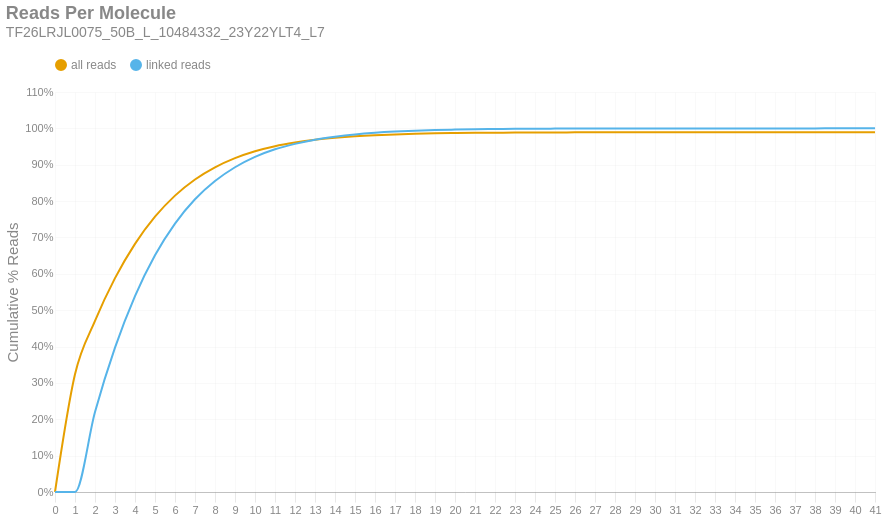

Notebook code cell kept with this figure:
### Markdown cell above
### Reads per Molecule
This chart shows the cumulative distribution of the number of reads per linked molecule. That is, how many alignments are associated with a unique molecule. This excludes the number of reads associated with invalid or absent linked-read barcodes. The `linked` histogram is the percentages recalculated when disregarding singletons.

### Code cell
if SKIPLR:
    print_html(f"Skipped")
else:
    counts = np.bincount(valids['reads'].cast(pl.Int64).to_numpy())
    weighted = counts * np.arange(len(counts))
    all_perc = weighted / n_reads
    linked_perc = weighted / n_linked_reads
    linked_perc[1] = 0
    binned_df = pl.DataFrame({
        'readsper': list(range(len(counts))),
        'all reads (cumsum)': np.cumsum(all_perc).tolist(),
        'linked reads (cumsum)': np.cumsum(linked_perc).tolist(),
    })

    with SafeRender(binned_df):
        (
            density_plot(binned_df, 'Reads Per Molecule', samplename, 'readspmol')
            .encode(
                x=alt.X('readsper:O', title=None).axis(labelAngle=0).scale(padding=0),
                y=alt.Y('value:Q', title='Cumulative % Reads').axis(format='%').stack(False),
                color=alt.Color("key:N").scale(domain=["all reads", "linked reads"]),
                tooltip=[
                    alt.Tooltip("key:N", title="Data Type"),
                    alt.Tooltip("readsper:O", title="Reads Per Molecule"),
                    alt.Tooltip("value:Q", format=".2%", title="% Reads (Cum.)")
                ]            
            )
        ).display()

### Figure 1 — Vega-Lite specification as saved in the notebook (floating-point values rounded to 4 significant figures)
{"width": "container", "height": 400, "config": {"title": {"anchor": "start", "dy": -15, "fontSize": 18, "color": "#888888", "subtitleColor": "#888888", "subtitleFontSize": 14}, "arc": {"fill": "#0072B2"}, "axis": {"domainColor": "#888888", "domainWidth": 0.5, "gridWidth": 0.2, "grid": false, "titleFontWeight": 400, "titleFontSize": 15, "labelFontSize": 11, "labelColor": "#888888", "tickColor": "#888888", "tickWidth": 0.2, "titleColor": "#888888"}, "axisBand": {"grid": false}, "axisX": {"grid": true, "tickSize": 10, "domainCap": "round"}, "axisY": {"domain": false, "grid": true, "tickSize": 0, "domainCap": "round"}, "background": "transparent", "header": {"labelFontSize": 15, "labelColor": "#888888", "titleFontSize": 15, "titleFontWeight": 600, "titleColor": "#888888"}, "legend": {"labelFont": "sans-serif", "labelFontSize": 12, "labelColor": "#888888", "symbolSize": 100, "symbolType": "circle", "titleFontSize": 12, "titlePadding": 10, "titleColor": "#888888", "title": null, "orient": "top"}, "range": {"category": ["#E69F00", "#56B4E9", "#009E73", "#F0E442", "#0072B2", "#D55E00", "#CC79A7", "#000000"], "diverging": ["#cfe8f3", "#a2d4ec", "#73bfe2", "#46abdb", "#1696d2", "#12719e"]}, "area": {"fill": "#0072B2", "fillOpacity": 0.7, "line": true, "strokeOpacity": 0.7}, "line": {"color": "#0072B2", "stroke": "#0072B2", "strokeWidth": 2}, "trail": {"color": "#0072B2", "stroke": "#0072B2", "strokeWidth": 0, "size": 1}, "point": {"filled": true, "fillOpacity": 1.0, "size": 95}, "text": {"color": "#888888", "fontSize": 11, "align": "right", "fontWeight": 400, "size": 11}, "bar": {"fill": "#0072B2", "stroke": null}, "view": {"stroke": null, "continuousWidth": 660, "continuousHeight": 400}}, "data": {"name": "data-db41ba4812cf211d77bd95cdf6e7794e"}, "mark": {"type": "line", "interpolate": "monotone", "point": {"opacity": 0, "size": 275}}, "encoding": {"color": {"field": "key", "scale": {"domain": ["all reads", "linked reads"]}, "type": "nominal"}, "tooltip": [{"field": "key", "title": "Data Type", "type": "nominal"}, {"field": "readsper", "title": "Reads Per Molecule", "type": "ordinal"}, {"field": "value", "format": ".2%", "title": "% Reads (Cum.)", "type": "quantitative"}], "x": {"axis": {"labelAngle": 0}, "field": "readsper", "scale": {"padding": 0}, "title": null, "type": "ordinal"}, "y": {"axis": {"format": "%"}, "field": "value", "stack": false, "title": "Cumulative % Reads", "type": "quantitative"}}, "params": [{"name": "param_c36ac31b6afebe62", "select": {"type": "point", "fields": ["key"]}, "bind": "legend"}], "title": {"text": "Reads Per Molecule", "subtitle": "TF26LRJL0075_50B_L_10484332_23Y22YLT4_L7"}, "transform": [{"fold": ["all reads (cumsum)", "linked reads (cumsum)"]}, {"calculate": "replace(datum.key, ' (cumsum)', '')", "as": "key"}, {"filter": {"param": "param_c36ac31b6afebe62"}}], "usermeta": {"embedOptions": {"downloadFileName": "TF26LRJL0075_50B_L_10484332_23Y22YLT4_L7.readspmol"}}, "$schema": "https://vega.github.io/schema/vega-lite/v6.4.1.json", "datasets": {"data-db41ba4812cf211d77bd95cdf6e7794e": [{"readsper": 0, "all reads (cumsum)": 0.0, "linked reads (cumsum)": 0.0}, {"readsper": 1, "all reads (cumsum)": 0.3238, "linked reads (cumsum)": 0.0}, {"readsper": 2, "all reads (cumsum)": 0.4704, "linked reads (cumsum)": 0.2203}, {"readsper": 3, "all reads (cumsum)": 0.5881, "linked reads (cumsum)": 0.3971}, {"readsper": 4, "all reads (cumsum)": 0.6824, "linked reads (cumsum)": 0.5389}, {"readsper": 5, "all reads (cumsum)": 0.7571, "linked reads (cumsum)": 0.6511}, {"readsper": 6, "all reads (cumsum)": 0.8151, "linked reads (cumsum)": 0.7382}, {"readsper": 7, "all reads (cumsum)": 0.8595, "linked reads (cumsum)": 0.8049}, {"readsper": 8, "all reads (cumsum)": 0.8928, "linked reads (cumsum)": 0.8551}, {"readsper": 9, "all reads (cumsum)": 0.9181, "linked reads (cumsum)": 0.8931}, {"readsper": 10, "all reads (cumsum)": 0.9371, "linked reads (cumsum)": 0.9216}, {"readsper": 11, "all reads (cumsum)": 0.951, "linked reads (cumsum)": 0.9425}, {"readsper": 12, "all reads (cumsum)": 0.9609, "linked reads (cumsum)": 0.9573}, {"readsper": 13, "all reads (cumsum)": 0.9685, "linked reads (cumsum)": 0.9688}, {"readsper": 14, "all reads (cumsum)": 0.974, "linked reads (cumsum)": 0.977}, {"readsper": 15, "all reads (cumsum)": 0.9782, "linked reads (cumsum)": 0.9833}, {"readsper": 16, "all reads (cumsum)": 0.9812, "linked reads (cumsum)": 0.9879}, {"readsper": 17, "all reads (cumsum)": 0.9834, "linked reads (cumsum)": 0.9911}, {"readsper": 18, "all reads (cumsum)": 0.985, "linked reads (cumsum)": 0.9935}, {"readsper": 19, "all reads (cumsum)": 0.9863, "linked reads (cumsum)": 0.9955}, {"readsper": 20, "all reads (cumsum)": 0.9871, "linked reads (cumsum)": 0.9967}, {"readsper": 21, "all reads (cumsum)": 0.9877, "linked reads (cumsum)": 0.9976}, {"readsper": 22, "all reads (cumsum)": 0.9881, "linked reads (cumsum)": 0.9982}, {"readsper": 23, "all reads (cumsum)": 0.9884, "linked reads (cumsum)": 0.9987}, {"readsper": 24, "all reads (cumsum)": 0.9887, "linked reads (cumsum)": 0.9991}, {"readsper": 25, "all reads (cumsum)": 0.9888, "linked reads (cumsum)": 0.9993}, {"readsper": 26, "all reads (cumsum)": 0.989, "linked reads (cumsum)": 0.9996}, {"readsper": 27, "all reads (cumsum)": 0.9891, "linked reads (cumsum)": 0.9997}, {"readsper": 28, "all reads (cumsum)": 0.9892, "linked reads (cumsum)": 0.9998}, {"readsper": 29, "all reads (cumsum)": 0.9892, "linked reads (cumsum)": 0.9999}, {"readsper": 30, "all reads (cumsum)": 0.9892, "linked reads (cumsum)": 0.9999}, {"readsper": 31, "all reads (cumsum)": 0.9892, "linked reads (cumsum)": 0.9999}, {"readsper": 32, "all reads (cumsum)": 0.9892, "linked reads (cumsum)": 0.9999}, {"readsper": 33, "all reads (cumsum)": 0.9893, "linked reads (cumsum)": 0.9999}, {"readsper": 34, "all reads (cumsum)": 0.9893, "linked reads (cumsum)": 0.9999}, {"readsper": 35, "all reads (cumsum)": 0.9893, "linked reads (cumsum)": 0.9999}, {"readsper": 36, "all reads (cumsum)": 0.9893, "linked reads (cumsum)": 0.9999}, {"readsper": 37, "all reads (cumsum)": 0.9893, "linked reads (cumsum)": 1.0}, {"readsper": 38, "all reads (cumsum)": 0.9893, "linked reads (cumsum)": 1.0}, {"readsper": 39, "all reads (cumsum)": 0.9893, "linked reads (cumsum)": 1.0}, {"readsper": 40, "all reads (cumsum)": 0.9893, "linked reads (cumsum)": 1.0}, {"readsper": 41, "all reads (cumsum)": 0.9893, "linked reads (cumsum)": 1.0}]}}
